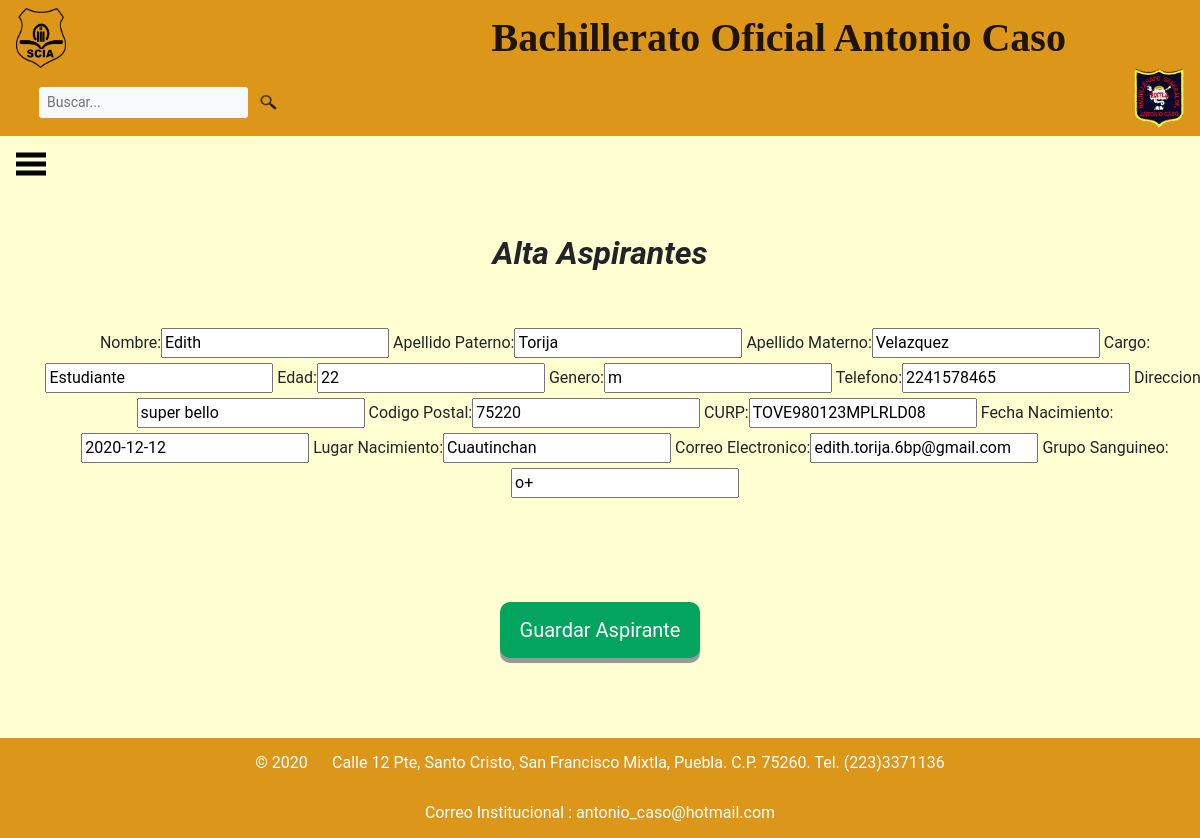
Before: /AltaAspirante/0001/ with the older database file.
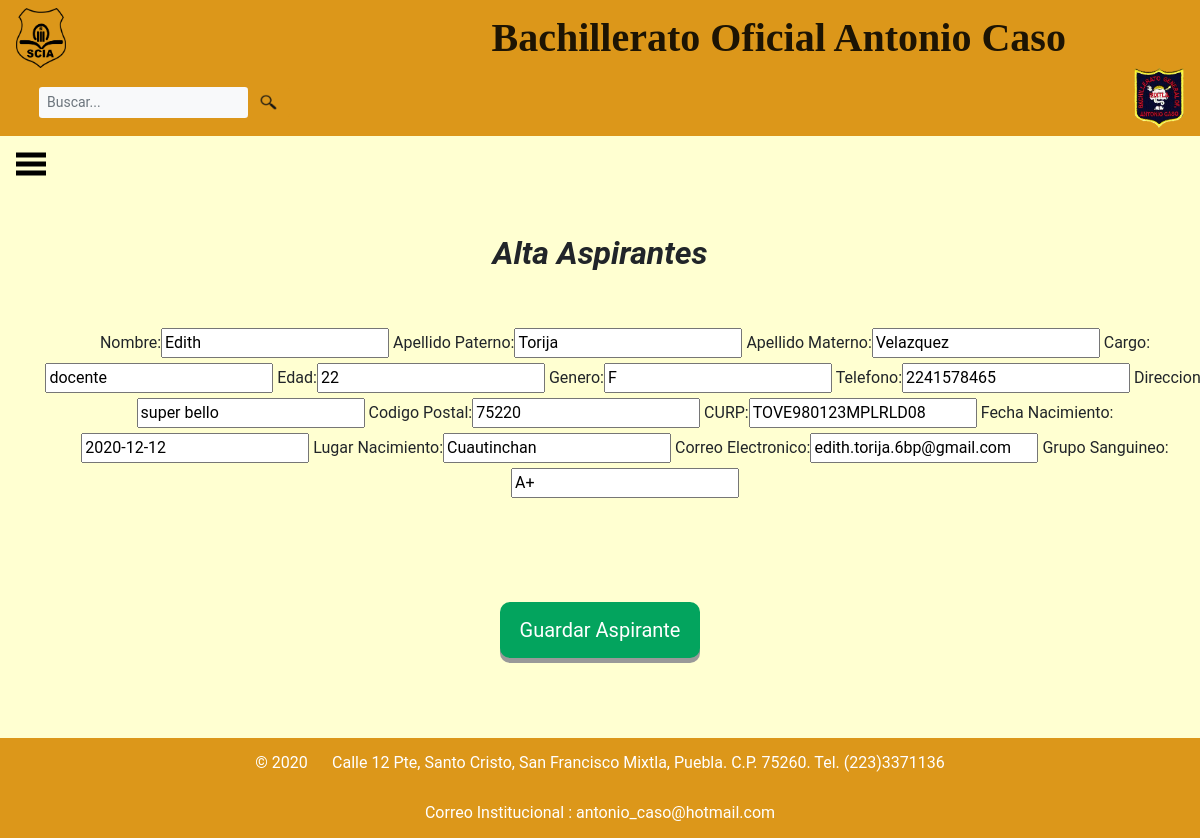
After: the same page with the newer database file.
### base_SCIA/models/datos_aspirantes.py (models this page shows, shortened)
class Datos_Aspirantes(models.Model):
	Id_Personales = models.CharField(
			primary_key = True,
			max_length=4,
		)
	Nombre = models.CharField(
				max_length = 20,
		)
	Apellido_Paterno = models.CharField(
				max_length = 20,
		)
	Apellido_Materno = models.CharField(
				max_length = 20,
		)
	Cargo= models.CharField(
		max_length = 20,
		)
	Edad = models.IntegerField(
		)
	Genero = models.CharField( max_length=2,
		)
	Telefono = models.IntegerField(
		)
	Direccion = models.CharField(
				max_length = 40,
		)
	Codigo_Postal  = models.IntegerField(
		)
	CURP = models.CharField(
				max_length = 20,
		)
	Fecha_Nacimiento = models.DateField(
		max_length = 40,
		)
	Lugar_Nacimiento = models.CharField(
				max_length = 40,
		)
	Correo_Electronico = models.EmailField(
		)
	Grupo_Sanguineo = models.CharField(
				max_length = 2,
		)

### base_SCIA/views.py (the view)
# urls.py: url(r'^AltaAspirante/(?P<pk>\d+)/$',views.AspiranteUpdateView.as_view(), name= 'EditarAspirante'),
class AspiranteUpdateView(UpdateView):
	template_name="EditarAspirante.html"
	model = Datos_Aspirantes
	fields = ('Nombre','Apellido_Paterno','Apellido_Materno','Cargo','Edad','Genero','Telefono','Direccion','Codigo_Postal','CURP','Fecha_Nacimiento','Lugar_Nacimiento','Correo_Electronico','Grupo_Sanguineo',)
	success_url = reverse_lazy('ListaDetalleAspirante')

### base_SCIA/templates/EditarAspirante.html (shortened to what this page needs)
<!DOCTYPE html>
<html>
<head style="background-color: #E1EEE9;">
	{%include 'encabezado2.html'%}
	{%load static%}
	{%include 'lateral.html'%}
	{% load bootstrap4%}
	{% bootstrap_css %}
	<link rel="stylesheet" href="{% static 'base_aspirantes/css/boton.css'%}" type="text/css" media="all" />
	<link rel="stylesheet" href="bootstrap/css/bootstrap.min.css" type="text/css" />
</head>
<body style="background-color: #FFFFD1; font-family: Roboto;">
	<center><h2><b><i> Alta Aspirantes </i></b></h2></center>
	<br>
	<div class="container" >
		<div align="center">
				{% block content %}
					<form method="POST"> {% csrf_token %}
						<fieldset  style="background-color: #FFFFD1; width: 1160px; height: 250px; border-image: initial; border: 0px solid white" >
							<br>
							{{form}}
							</fieldset>
							<br>
							<label >
								<br>
								<input class="button " type="submit" name="guardar" value="Guardar Aspirante" style="background-color: #03a45e; color: white; border:1px" >
							</label>
							<br>
							<br>
					</form>
					{% endblock %}
			</div>
		</div>
</body>
<br>
<br>
<footer>
	{%include 'footer.html'%}
</footer>
</html>

Changed rows visible on the page:
changed Datos_Aspirantes "Edith": Cargo "Estudiante" → "docente"; Genero "m" → "F"; Grupo_Sanguineo "o+" → "A+"
